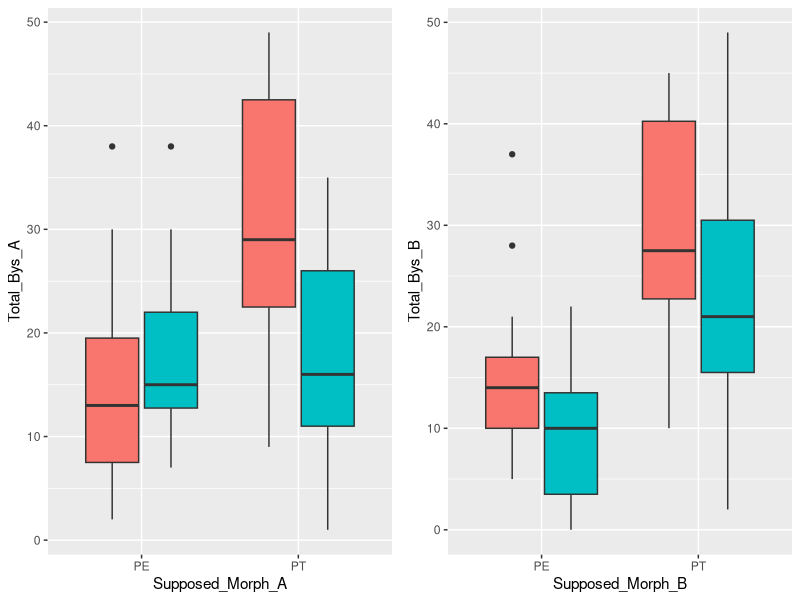
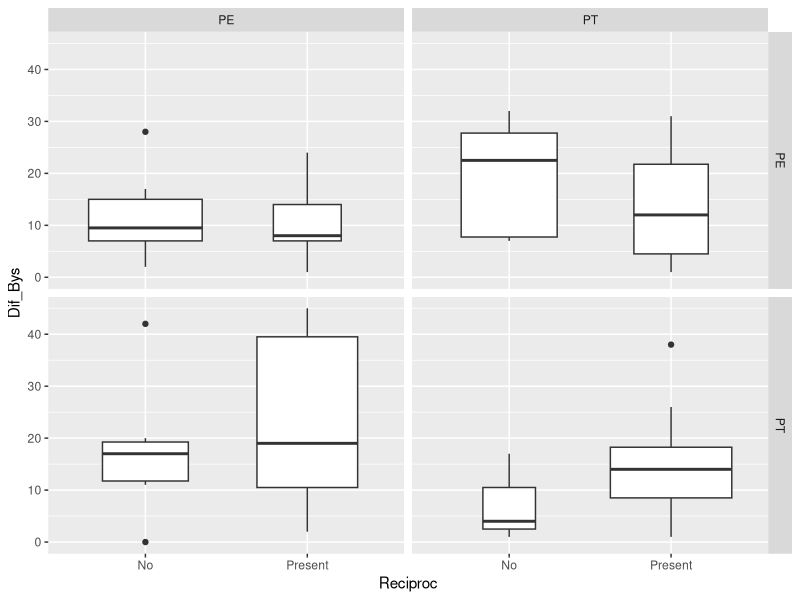

Reproduce these figures in R, in order.
library(readxl)
library(dplyr)
library(ggplot2)
library(cowplot)



myt <- read_excel("Data/TouchTrEd_D_2023.xlsx", na = "NA")

myt <- myt %>% filter(!is.na(Supposed_Morph_A))

myt <- myt %>% mutate(Reciproc = ifelse(Reciprocal_threads == "0", "No", "Present"), Total_Bys_A =  To_Substr_A + To_mate_A, Total_Bys_B = To_Substr_B + To_mate_B)

myt %>%
  group_by(Supposed_Morph_A, Supposed_Morph_B) %>%
  summarise(Prop_Reciproc = mean(Reciproc == "Present"))

Pl_A <-
ggplot(myt, aes(x = Supposed_Morph_A, y = Total_Bys_A, fill = Supposed_Morph_B)) +
  geom_boxplot() + guides(fill = "none")

Pl_B <-
ggplot(myt, aes(x = Supposed_Morph_B, y = Total_Bys_B, fill = Supposed_Morph_A)) +
  geom_boxplot()+ guides(fill = "none")

plot_grid(Pl_A, Pl_B)

myt <- myt %>% mutate(Dif_Bys = abs(Total_Bys_A - Total_Bys_B))

ggplot(myt, aes(x = Reciproc, y = Dif_Bys)) +
  geom_boxplot(varwidth = T)+ guides(fill = "none") +
  facet_grid(Supposed_Morph_A ~ Supposed_Morph_B)



myt %>% mutate(Group = case_when(
  Supposed_Morph_A == "PT" & Supposed_Morph_B == "PT" ~ "Homo_PT",
  Supposed_Morph_A == "PE" & Supposed_Morph_B == "PE" ~ "Homo_PE",
  (Supposed_Morph_A == "PE" & Supposed_Morph_B == "PT")|
    (Supposed_Morph_A == "PT" & Supposed_Morph_B == "PE") ~ "Hetero"
))





